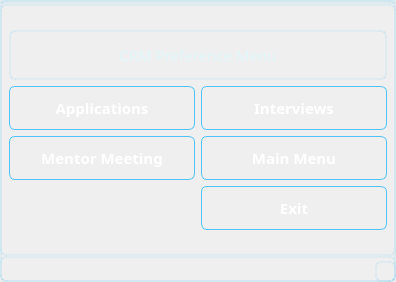
<?xml version="1.0" encoding="UTF-8"?>
<ui version="4.0">
 <class>MainWindow</class>
 <widget class="QMainWindow" name="MainWindow">
  <property name="geometry">
   <rect>
    <x>0</x>
    <y>0</y>
    <width>396</width>
    <height>282</height>
   </rect>
  </property>
  <property name="windowTitle">
   <string>MainWindow</string>
  </property>
  <property name="layoutDirection">
   <enum>Qt::LeftToRight</enum>
  </property>
  <property name="styleSheet">
   <string notr="true">/* === Genel Arka Plan ve Yazı Rengi === */
QWidget {
    background-color: qlineargradient(
        spread:pad, x1:0, y1:0, x2:1, y2:1,
        stop:0 #1A2A3A,
        stop:1 #223344
    );
    color: #E0F7FA;
    font-family: &quot;Segoe UI&quot;, sans-serif;
    font-size: 11pt;
    border: 2px solid rgba(79, 195, 247, 0.1);
    border-radius: 6px;
}

/* === QPushButton - Ana Butonlar === */
QPushButton {
    background: qlineargradient(x1:0, y1:0, x2:1, y2:1,
        stop:0 #03A9F4, stop:1 #0288D1);
    color: white;
    font-weight: bold;
    font-size: 11pt;
    border-radius: 6px;
    padding: 10px 18px;
    border: 1px solid #4FC3F7;
    box-shadow: 0px 5px 12px rgba(3, 169, 244, 0.3);
    transition: all 0.25s ease-in-out;
}

QPushButton:hover {
    background-color: #D32F2F;
    box-shadow: 0px 6px 16px rgba(211, 47, 47, 0.5);
    transform: scale(1.02);
}

QPushButton:pressed {
    background-color: #B71C1C;
    box-shadow: inset 0px 3px 6px rgba(0,0,0,0.3);
}

/* === QLineEdit === */
QLineEdit {
    background-color: rgba(38, 53, 68, 0.9);
    color: #E0F7FA;
    border: 1px solid #4FC3F7;
    border-radius: 6px;
    padding: 8px 10px;
    selection-background-color: #4FC3F7;
    selection-color: #1A2A3A;
    box-shadow: inset 1px 1px 3px rgba(0, 0, 0, 0.6);
}

/* === QComboBox === */
QComboBox {
    background-color: rgba(38, 53, 68, 0.9);
    color: #E0F7FA;
    border: 1px solid #4FC3F7;
    border-radius: 6px;
    padding: 8px;
    box-shadow: inset 1px 1px 3px rgba(0, 0, 0, 0.6);
}

QComboBox::drop-down {
    subcontrol-origin: padding;
    subcontrol-position: top right;
    width: 25px;
    background-color: #1B3B54;
    border-left: 1px solid #4FC3F7;
    border-top-right-radius: 6px;
    border-bottom-right-radius: 6px;
}

QComboBox::down-arrow {
    width: 10px;
    height: 10px;
    image: none;
}

QComboBox QAbstractItemView {
    background-color: #1B3B54;
    color: #E0F7FA;
    selection-background-color: #D32F2F;
    selection-color: white;
    border: 1px solid #4FC3F7;
    outline: none;
}

/* === QHeaderView - Tablo Başlıkları === */
QHeaderView::section {
    background-color: #0288D1;
    color: white;
    font-weight: bold;
    padding: 6px;
    border: none;
    border-bottom: 2px solid #4FC3F7;
}

/* === QTableView === */
QTableView {
    background-color: #223344;
    alternate-background-color: #2A3C50;
    gridline-color: #455A64;
    color: #E0F7FA;
    selection-background-color: #D32F2F;
    selection-color: white;
    border: 1px solid #4FC3F7;
}

QTableView::item {
    padding: 6px;
    border-bottom: 1px solid #4FC3F7;
}

QTableView::item:hover {
    background-color: rgba(255, 255, 255, 0.05);
}

/* === Tooltip === */
QToolTip {
    background-color: #0288D1;
    color: white;
    border: 1px solid #4FC3F7;
    padding: 4px;
    border-radius: 4px;
    font-size: 10pt;
}

/* === Scrollbar (opsiyonel) === */
QScrollBar:vertical {
    background: transparent;
    width: 10px;
}

QScrollBar::handle:vertical {
    background: #4FC3F7;
    min-height: 20px;
    border-radius: 5px;
}

QScrollBar::add-line:vertical,
QScrollBar::sub-line:vertical {
    height: 0px;
}

/* === QTabBar (sekme kullanıyorsan) === */
QTabBar::tab {
    background: #263544;
    color: #E0F7FA;
    padding: 8px 20px;
    border-top-left-radius: 8px;
    border-top-right-radius: 8px;
    margin-right: 2px;
}

QTabBar::tab:selected {
    background: #0288D1;
    font-weight: bold;
}

/* === Cam efekti isteyen panel (isteğe bağlı kullanım) === */
QWidget#GlassPanel {
    background-color: rgba(30, 50, 70, 0.4);
    border-radius: 10px;
    border: 1px solid rgba(255, 255, 255, 0.2);
}
</string>
  </property>
  <widget class="QWidget" name="centralwidget">
   <layout class="QGridLayout" name="gridLayout_3">
    <item row="0" column="0">
     <layout class="QGridLayout" name="gridLayout_2">
      <item row="0" column="0">
       <widget class="QLabel" name="label">
        <property name="maximumSize">
         <size>
          <width>16777215</width>
          <height>50</height>
         </size>
        </property>
        <property name="font">
         <font>
          <family>Segoe UI,sans-serif</family>
          <pointsize>11</pointsize>
         </font>
        </property>
        <property name="layoutDirection">
         <enum>Qt::LeftToRight</enum>
        </property>
        <property name="frameShape">
         <enum>QFrame::Box</enum>
        </property>
        <property name="text">
         <string>CRM Preference Menu</string>
        </property>
        <property name="alignment">
         <set>Qt::AlignCenter</set>
        </property>
       </widget>
      </item>
      <item row="1" column="0">
       <layout class="QGridLayout" name="gridLayout">
        <item row="0" column="0">
         <widget class="QPushButton" name="pushButton_basvurular">
          <property name="maximumSize">
           <size>
            <width>16777215</width>
            <height>16777215</height>
           </size>
          </property>
          <property name="font">
           <font>
            <family>Segoe UI,sans-serif</family>
            <pointsize>11</pointsize>
            <weight>75</weight>
            <bold>true</bold>
           </font>
          </property>
          <property name="text">
           <string>Applications</string>
          </property>
         </widget>
        </item>
        <item row="0" column="1">
         <widget class="QPushButton" name="pushButton_mulakatlar">
          <property name="maximumSize">
           <size>
            <width>16777215</width>
            <height>16777215</height>
           </size>
          </property>
          <property name="font">
           <font>
            <family>Segoe UI,sans-serif</family>
            <pointsize>11</pointsize>
            <weight>75</weight>
            <bold>true</bold>
           </font>
          </property>
          <property name="text">
           <string>Interviews</string>
          </property>
         </widget>
        </item>
        <item row="1" column="0">
         <widget class="QPushButton" name="pushButton_mentorGorusmesi">
          <property name="maximumSize">
           <size>
            <width>16777215</width>
            <height>16777215</height>
           </size>
          </property>
          <property name="font">
           <font>
            <family>Segoe UI,sans-serif</family>
            <pointsize>11</pointsize>
            <weight>75</weight>
            <bold>true</bold>
           </font>
          </property>
          <property name="text">
           <string>Mentor Meeting</string>
          </property>
         </widget>
        </item>
        <item row="1" column="1">
         <widget class="QPushButton" name="pushButton_anaMenu">
          <property name="maximumSize">
           <size>
            <width>16777215</width>
            <height>16777215</height>
           </size>
          </property>
          <property name="font">
           <font>
            <family>Segoe UI,sans-serif</family>
            <pointsize>11</pointsize>
            <weight>75</weight>
            <bold>true</bold>
           </font>
          </property>
          <property name="text">
           <string>Main Menu</string>
          </property>
         </widget>
        </item>
        <item row="2" column="1">
         <widget class="QPushButton" name="pushButton_exit">
          <property name="maximumSize">
           <size>
            <width>16777215</width>
            <height>16777215</height>
           </size>
          </property>
          <property name="font">
           <font>
            <family>Segoe UI,sans-serif</family>
            <pointsize>11</pointsize>
            <weight>75</weight>
            <bold>true</bold>
           </font>
          </property>
          <property name="text">
           <string>Exit</string>
          </property>
         </widget>
        </item>
       </layout>
      </item>
     </layout>
    </item>
   </layout>
  </widget>
  <widget class="QMenuBar" name="menubar">
   <property name="geometry">
    <rect>
     <x>0</x>
     <y>0</y>
     <width>396</width>
     <height>35</height>
    </rect>
   </property>
  </widget>
  <widget class="QStatusBar" name="statusbar"/>
 </widget>
 <resources/>
 <connections/>
</ui>
